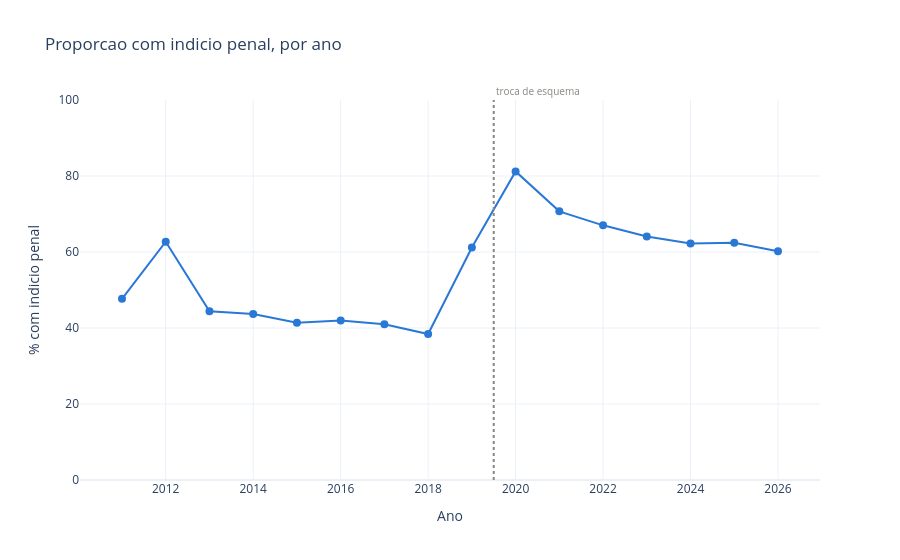

Notebook code for this chart:
### Code cell
# Instabilidade da proporcao penal ao longo da serie.
agregado = cobertura.groupby("ano", as_index=False)[["registros", "penal"]].sum()
agregado["pct_penal"] = 100 * agregado["penal"] / agregado["registros"]
penal_ano = agregado[["ano", "pct_penal"]]

fig = px.line(
    penal_ano, x="ano", y="pct_penal", markers=True,
    title="Proporcao com indicio penal, por ano",
    labels={"ano": "Ano", "pct_penal": "% com indicio penal"},
)
fig.update_traces(line_color="#2a78d6", line_width=2, marker_size=8)
fig.update_layout(yaxis_range=[0, 100])
fig.add_vline(x=2019.5, line_dash="dot", line_color="#898781")
fig.add_annotation(x=2019.5, yref="paper", y=1.0, text="troca de esquema",
                   showarrow=False, font_size=10, font_color="#898781",
                   xanchor="left", yanchor="bottom")
fig.show()

print(penal_ano.assign(pct_penal=penal_ano["pct_penal"].round(1)).to_string(index=False))
print()
print(
    "O salto entre 2018 e 2020 acompanha a troca de esquema dos microdados, nao uma "
    "mudanca de igual magnitude no perfil das denuncias. Comparacoes de proporcao penal "
    "devem ficar dentro de uma mesma era."
)

### Figure 1 — Plotly figure (JSON) as saved in the notebook; plotly's stock layout.template omitted (floating-point values rounded to 4 significant figures)
{"data": [{"hovertemplate": "Ano=%{x}<br>% com indicio penal=%{y}<extra></extra>", "legendgroup": "", "line": {"color": "#2a78d6", "dash": "solid", "width": 2}, "marker": {"size": 8, "symbol": "circle"}, "mode": "lines+markers", "name": "", "orientation": "v", "showlegend": false, "type": "scatter", "x": [2011, 2012, 2013, 2014, 2015, 2016, 2017, 2018, 2019, 2020, 2021, 2022, 2023, 2024, 2025, 2026], "xaxis": "x", "y": [47.68, 62.7, 44.4, 43.67, 41.35, 41.97, 40.96, 38.4, 61.18, 81.21, 70.7, 67.02, 64.09, 62.22, 62.44, 60.2], "yaxis": "y"}], "layout": {"annotations": [{"font": {"color": "#898781", "size": 10}, "showarrow": false, "text": "troca de esquema", "x": 2020.0, "xanchor": "left", "y": 1.0, "yanchor": "bottom", "yref": "paper"}], "legend": {"tracegroupgap": 0}, "shapes": [{"line": {"color": "#898781", "dash": "dot"}, "type": "line", "x0": 2020.0, "x1": 2020.0, "xref": "x", "y0": 0, "y1": 1, "yref": "y domain"}], "title": {"text": "Proporcao com indicio penal, por ano"}, "xaxis": {"anchor": "y", "domain": [0.0, 1.0], "title": {"text": "Ano"}}, "yaxis": {"anchor": "x", "domain": [0.0, 1.0], "range": [0, 100], "title": {"text": "% com indicio penal"}}}}
